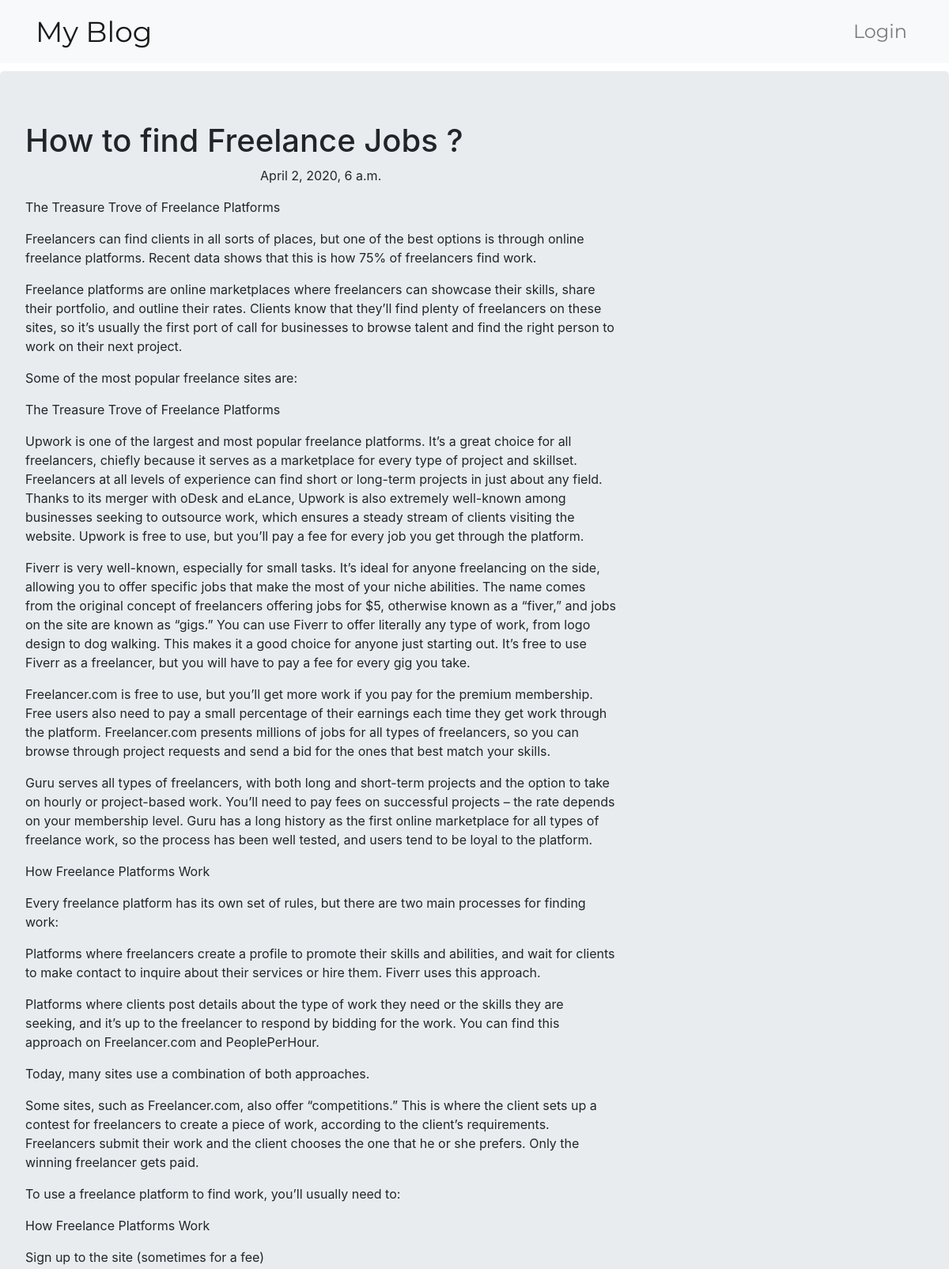
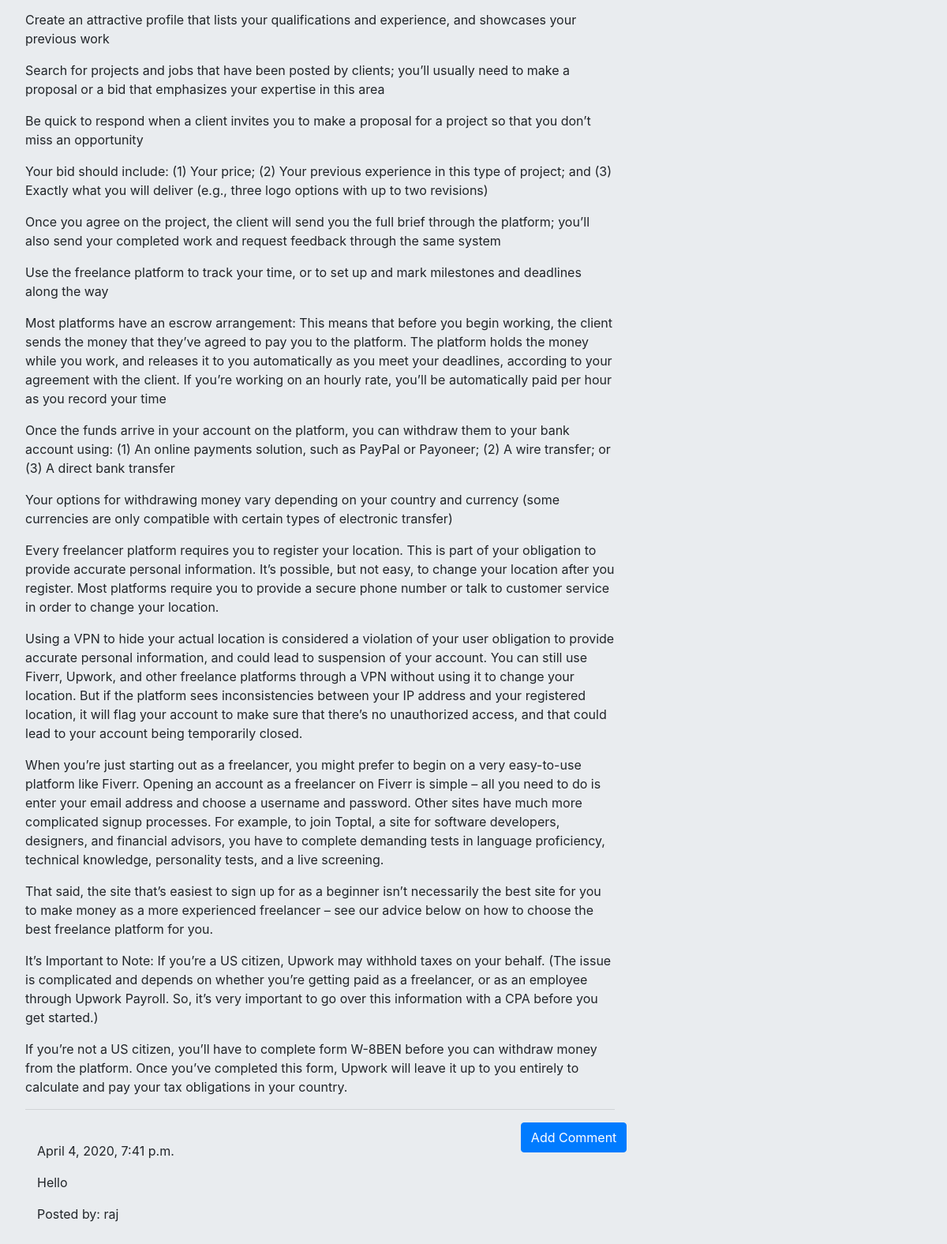
The page /post/13/ on the database its author committed (2 pictures, top to bottom).
### blog/models.py (models this page shows, shortened)
class Post(models.Model):
    author = models.ForeignKey('auth.User', on_delete=models.CASCADE) # Connecting it directly to the superuser(one to many type)
    title = models.CharField(max_length=256)
    text = models.TextField()
    created_date = models.DateTimeField(default=timezone.now)
    published_date = models.DateTimeField(blank=True, null=True)

class Comment(models.Model):
    post = models.ForeignKey('blog.Post', on_delete=models.CASCADE, related_name='comments')
    author = models.CharField(max_length=256)
    text = models.TextField()
    created_date = models.DateTimeField(default=timezone.now)
    approved_comment = models.BooleanField(default=False)

### blog/views.py (the view)
# urls.py: path('post/<int:pk>/', views.PostDetailView.as_view(), name='post_detail'),
class PostDetailView(DetailView):
    model = Post

### blog/templates/blog/post_detail.html (shortened to what this page needs)
{% extends "blog/base.html" %}
{% block content %}
  <h1>{{post.title}}</h1>
  {% if post.published_date %}
    <div class="date postdate">
      {{post.published_date}}
    </div>
    {% else %}
    <a class='btn btn-default' href="{% url 'post_publish' pk=post.pk %}">Publish</a>
  {% endif %}
  <p class="postcontent">{{post.text|safe|linebreaksbr}}</p>
  <hr>
  <a class="btn btn-primary btn-comment" href="{% url 'add_comment_to_post' pk=post.pk %}">Add Comment</a>
  <div class="container">
    {% for comment in post.comments.all %}
      <br>
      {% if user.is_authenticated or comment.approved_comment %}
        {{comment.created_date }}
        <p>{{comment.text|safe|linebreaks}}</p>
        <p>Posted by: {{comment.author}}</p>
      {% endif %}
      {% empty %}
      <p>No Comments!</p>
    {% endfor %}
  </div>
{% endblock %}

### blog/static/css/blog.css (style rules this page uses)
.postdate { text-align: center; }
.postcontent { font-family: 'Exo', sans-serif; font-size: 1.5em; }
.btn-comment { position: absolute; right: 0px; }
.loader { filter:hue-rotate(0deg); color:linear-gradient(45deg,#0f8,#08f); animation:hue 10000ms infinite linear; }

### rows shown on the page
Post: title "How to find Freelance Jobs ?", published_date "April 2, 2020, 6 a.m.", text "The Treasure Trove of Freelance Platforms Freelancers can find clients in all sorts of places, but one of the best options is through online freelance platforms. Recent data shows that this is how 75% of freelancers find work. Freelance platforms are online marketplaces where freelancers can showcase their skills, share their portfolio, and outline their rates. Clients know that they’ll find plenty of freelancers on these sites, so it’s usually the first port of call for businesses to browse talent and find the right person to work on their next project. Some of the most popular freelance sites are: The Treasure Trove of Freelance Platforms Upwork is one of the largest and most popular…"
Comment: created_date "April 4, 2020, 7:41 p.m.", text "Hello", author "raj"
